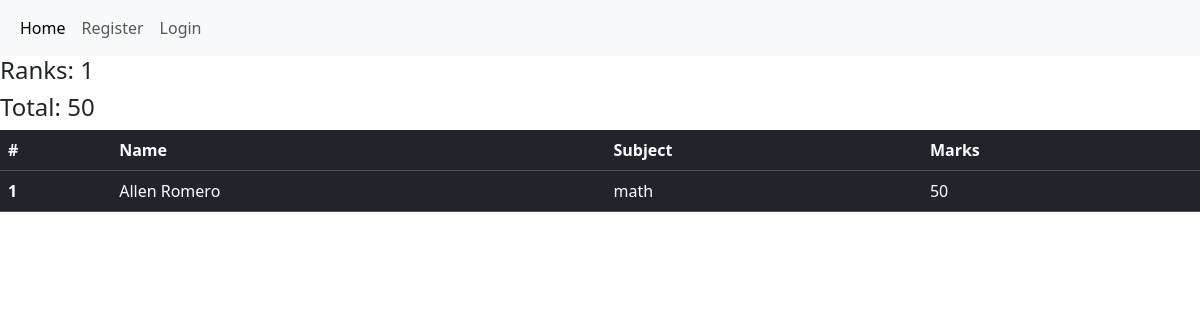
The page /see_marks/STU-0906/ on the database as committed earlier.
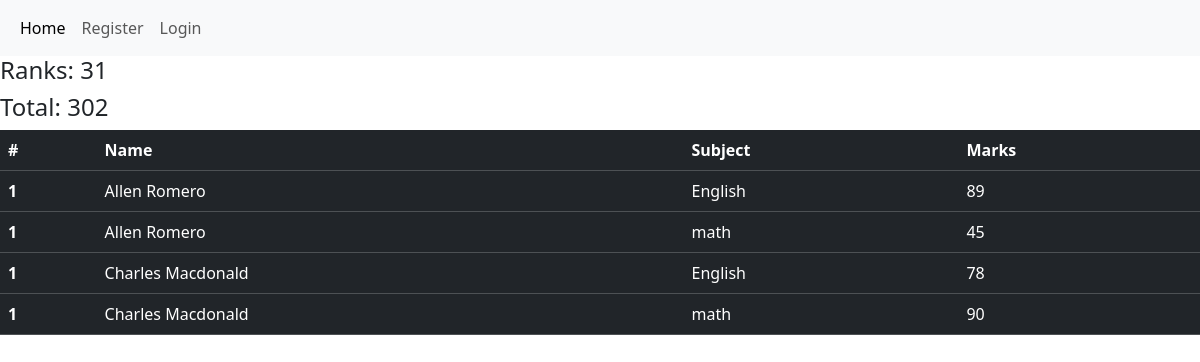
The same page on the database as committed later.
### vege/models.py (models this page shows, shortened)
class SubjectMarks(models.Model):
    student = models.ForeignKey(Student,related_name="studentss",on_delete=models.CASCADE)
    subject = models.ForeignKey(Subject, on_delete=models.CASCADE)
    marks = models.IntegerField(default= 50)
    class Meta:
        unique_together = ['student','subject']

class Student(models.Model):
    department = models.ForeignKey(Department,related_name="depart",on_delete=models.CASCADE)
    student_id = models.OneToOneField(StudentID,related_name="studentid",on_delete=models.CASCADE)
    student_name = models.CharField(max_length=100)
    student_age = models.IntegerField(default=18)
    student_email = models.EmailField(unique=True)
    student_address = models.TextField()
    class Meta:
        ordering = ['student_name']
        verbose_name = "student"

class Subject(models.Model):
    subject_name = models.CharField(max_length=100)

### vege/views.py (the view)
# urls.py: path('see_marks/<s_id>/',see_marks,name="see_marks"),
def see_marks(request,s_id):
    qs = SubjectMarks.objects.filter(student__student_id__student_id = s_id)
    t_m =qs.aggregate(Sum('marks'))
    rank = Student.objects.annotate(t_marks = Sum("studentss__marks")).order_by("-t_marks" , "-student_age")
    i=1
    rankk =0
    for r in rank:
        if s_id==r.student_id.student_id:
            rankk = i
            break
        i+=1
    return render(request,'receipes/see_marks.html',{'qs':qs,'t_m':t_m,'r':rankk})

### vege/templates/receipes/see_marks.html
{%extends "receipes/base.html" %}
{% block start %}
<h4> Ranks: {{r}}</h4>
<h4> Total: {{t_m.marks__sum}} </h4>
<table class="table table-dark table-hover">
  <thead>
    <tr>
      <th scope="col">#</th>
      <th scope="col">Name</th>
      <th scope="col">Subject</th>
      <th scope="col">Marks</th>
    </tr>
  </thead>
  <tbody>
     {% for mark in qs %}
    <tr>
      <th scope="row">1</th>
      <td>{{mark.student.student_name}}</td>
      <td>{{mark.subject.subject_name}}</td>
      <td>{{mark.marks}}</td>
    </tr>
     {% endfor %}
</table>
{% endblock %}

### vege/templates/receipes/base.html (shortened to what this page needs)
<!DOCTYPE html>
<html lang="en">
<head>
   <link href="https://cdn.jsdelivr.net/npm/bootstrap@5.3.3/dist/css/bootstrap.min.css" rel="stylesheet">
</head>
<body>
    <nav class="navbar navbar-expand-lg bg-body-tertiary">
  <div class="container-fluid">
    <div class="collapse navbar-collapse" id="navbarNavAltMarkup">
      <div class="navbar-nav">
        <a class="nav-link active" aria-current="page" href="/">Home</a>
        <a class="nav-link" href="/register/">Register</a>
        {% if request.user.is_authenticated %}
        <a class="nav-link" href="/logout/">Logout</a>
        {% else %}
        <a class="nav-link" href="/login/">Login</a>
        {%  endif %}
      </div>
    </div>
  </div>
</nav>
    {% block start %}
{% endblock %}
<br>
</body>
</html>

Rows that differ between the two databases and show on the page:
removed SubjectMarks: student.student_name "Allen Romero", subject.subject_name "math", marks "50"
added SubjectMarks: student.student_name "Allen Romero", subject.subject_name "English", marks "89"
added SubjectMarks: student.student_name "Allen Romero", subject.subject_name "math", marks "45"
added SubjectMarks: student.student_name "Charles Macdonald", subject.subject_name "English", marks "78"
added SubjectMarks: student.student_name "Charles Macdonald", subject.subject_name "math", marks "90"
Other text that changed with them:
{{ r }}: "1" → "31"
{{ t_m.marks__sum }}: "50" → "302"
